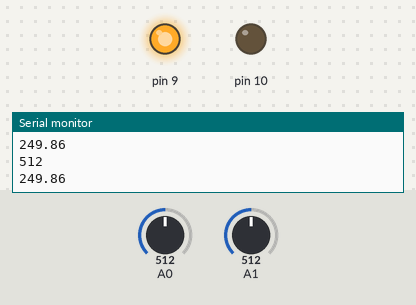
Bench run of a sketch on a simulated Arduino Uno, built with avr-gcc and run on an emulated ATmega328P. On the bench: output pins drawn as LEDs (lit = HIGH), the last lines printed to the serial monitor. Inputs (shaded band) come from the test bench; at power-on: A0 = 512, A1 = 512.

Above: at 1.2 s.
1.3 s: A0 set to 491
At 1.6 s:
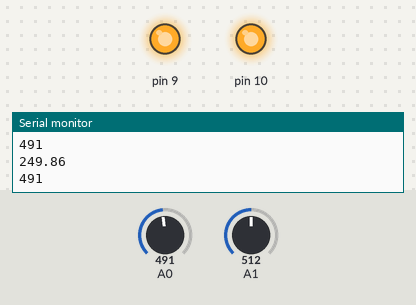
2.8 s: A1 set to 61
4.3 s: A1 set to 52
At 5.5 s:
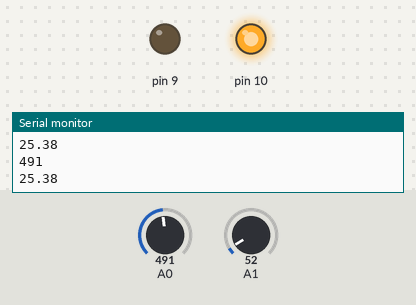
5.8 s: A0 set to 510
At 7.0 s:
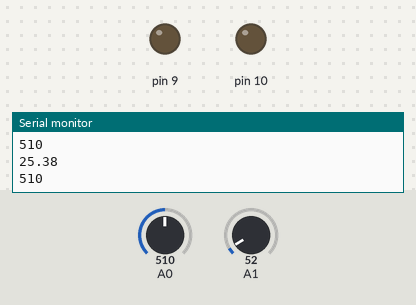
7.3 s: A0 set to 490
At 8.3 s:
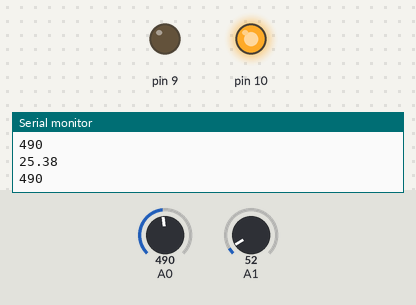
8.8 s: A0 set to 511
At 9.3 s:
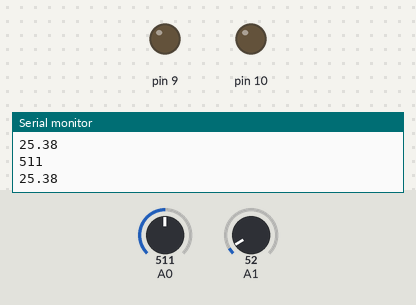
Timing chart, 0 to 11.3 s (numbered marks = the images above; inputs shaded):
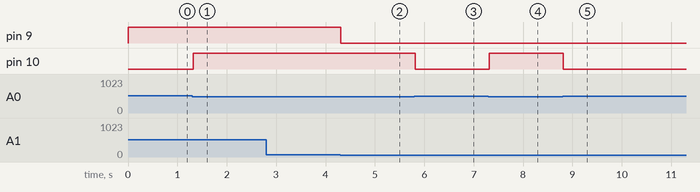

Measured:
- the behaviour switches between 501 and 500 on A0 (found by bisection; images 0 and 1)
- the behaviour switches between 56 and 55 on A1 (found by bisection; images 1 and 2)
- after the input at 1.3 s, pin 10: LOW → HIGH at once
- after the input at 4.3 s, pin 9: HIGH → LOW at once
- after the input at 5.8 s, pin 10: HIGH → LOW at once
- after the input at 7.3 s, pin 10: LOW → HIGH at once
- after the input at 8.8 s, pin 10: HIGH → LOW at once

The sketch:

lm_35_and_ldr_sensor_code.ino
```cpp
void setup() {
  // put your setup code here, to run once:
  pinMode(A0,INPUT);
  pinMode(A1,INPUT);
  pinMode(10,OUTPUT);
  pinMode(9,OUTPUT);

  Serial.begin(9600);

}

void loop() {
  // put your main code here, to run repeatedly:
  int a = analogRead(A0);
  Serial.println(a);
  int b = analogRead(A1);
  float c = b*4.88;
  float d = c/10;
  Serial.println(d);

  /*if(a < 500){
    digitalWrite(10,HIGH);
  }

  if(b > 27){
    digitalWrite(10,HIGH);
  }*/

  if(a <= 500){
    digitalWrite(10,HIGH);
  }
  if(a > 500){
    digitalWrite(10,LOW);
  }

  if(d > 27){
    digitalWrite(9,HIGH);
  }
  if(d < 27){
    digitalWrite(9,LOW);
  }


  /*if(a < 500 && d > 27){
    digitalWrite(10,HIGH);
  }
  if(a > 500 && d < 27){
    digitalWrite(10,LOW);
  }
  /*if(a < 500 || d > 27){
    digitalWrite(10,HIGH);
  }
  if(a > 500 || d < 27){
    digitalWrite(10,LOW);
  }*/


}
```
